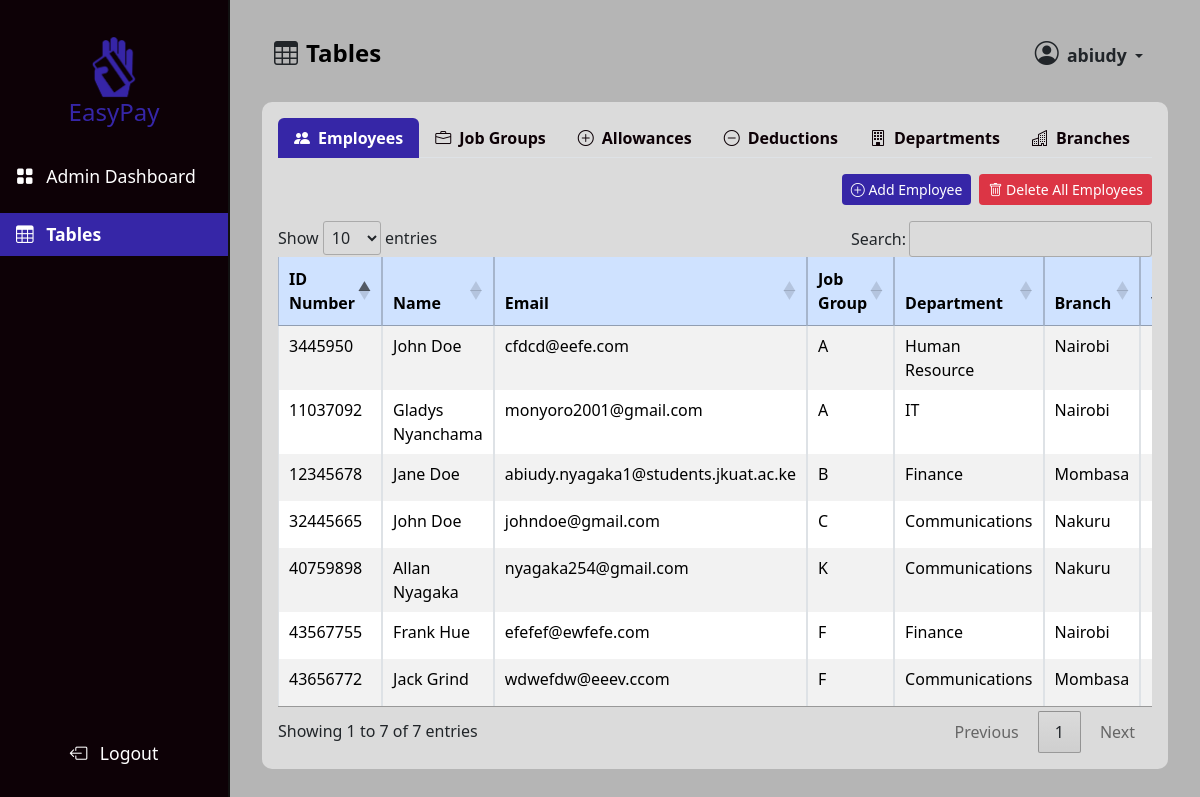
Screenshot of /admin_tables/ (signed in) with the database file from the repository.
### management/models.py (models this page shows, shortened)
class Employee(models.Model):
    id_number = models.CharField(max_length=100, unique=True)
    first_name = models.CharField(max_length=50)
    last_name = models.CharField(max_length=50)
    email = models.EmailField(unique=True)
    job_group = models.ForeignKey(JobGroup, on_delete=models.SET_NULL, null=True)
    department = models.ForeignKey(Department, on_delete=models.SET_NULL, null=True)
    branch = models.ForeignKey(Branch, on_delete=models.SET_NULL, null=True)
    verified = models.BooleanField(default=False)
    user = models.OneToOneField(User, null=True, blank=True, on_delete=models.CASCADE)

class JobGroup(models.Model):
    name = models.CharField(max_length=100)
    base_salary = models.DecimalField(max_digits=11, decimal_places=2, default=0)
    allowances = models.ManyToManyField(
        Allowance, through="JobGroupAllowance", related_name="job_groups"
    )
    deductions = models.ManyToManyField(
        Deduction, through="JobGroupDeduction", related_name="job_groups"
    )

class Department(models.Model):
    name = models.CharField(max_length=100)

class Branch(models.Model):
    name = models.CharField(max_length=100)
    address = models.CharField(max_length=255)

### management/views.py (the view)
# urls.py: path("admin_tables/", management_views.admin_tables, name="admin_tables"),
def admin_tables(request):
    employees = Employee.objects.select_related(
        "job_group", "department", "branch"
    ).all()
    job_groups = JobGroup.objects.all()
    departments = Department.objects.all()
    branches = Branch.objects.all()
    users = User.objects.all()
    allowances = Allowance.objects.all()
    deductions = Deduction.objects.all()
    job_group_data = []
    for job_group in job_groups:
        job_group_id = job_group.id
        job_group_allowances = JobGroupAllowance.objects.filter(job_group=job_group)
        job_group_deductions = JobGroupDeduction.objects.filter(job_group=job_group)
        job_group_data.append(
            {
                "job_group_id": job_group_id,
                "job_group": job_group,
                "job_group_allowances": job_group_allowances,
                "job_group_deductions": job_group_deductions,
            }
        )
    department_form = DepartmentForm()
    context = {
        "employees": employees,
        "job_groups": job_groups,
        "job_group_data": job_group_data,
        "departments": departments,
        "branches": branches,
        "users": users,
        "allowances": allowances,
        "deductions": deductions,
        "department_form": department_form,
    }
    return render(request, "layouts/admin_tables.html", context)

### management/forms.py
class DepartmentForm(forms.ModelForm):
    class Meta:
        model = Department
        fields = ["name"]
    def __init__(self, *args, **kwargs):
        super().__init__(*args, **kwargs)
        self.helper = FormHelper()
        self.helper.form_show_labels = False  # Hide traditional labels
        self.helper.layout = Layout(
            FloatingField("name"),  # Floating label for the 'name' field
        )

### management/templates/layouts/admin_tables.html (shortened to what this page needs)
{% extends "layouts/admin_dashboard_layout.html" %}
{% load humanize %}
{% load static %}
{% block content %}
  <div class="container-fluid">
    <main class="main-content">
      <nav class="navbar navbar-expand-lg dash-nav mb-2">
        <div class="container-fluid">
          <i class="bi bi-table me-2" style="font-size: 1.5rem"></i>
          <h1 class="navbar-brand fw-bold mb-0" style="font-size: 1.5rem">Tables</h1>
          <div class="collapse navbar-collapse" id="navbarNav">
            <ul class="navbar-nav ms-auto">
              <li class="nav-item">
                <div class="dropdown">
                  <button class="btn dropdown-toggle"
                          type="button"
                          data-bs-toggle="dropdown"
                          aria-expanded="false">
                    <i class="bi bi-person-circle me-1" style="font-size: 1.5rem"></i>
                    <span class="fw-bold" style="font-size: 1.1rem;">{{ user.username }}</span>
                  </button>
                </div>
              </li>
            </ul>
          </div>
        </div>
      </nav>
      <div class="card mt-2">
        <div class="card-body">
          <ul class="nav nav-tabs" id="tablesTab" role="tablist">
            <li class="nav-item" role="presentation">
              <a class="nav-link active"
                 id="employees-tab"
                 data-bs-toggle="tab"
                 href="#employees"
                 role="tab"
                 aria-controls="employees"
                 aria-selected="true"><i class="bi bi-people-fill me-2"></i>Employees</a>
            </li>
            <li class="nav-item" role="presentation">
              <a class="nav-link"
                 id="job-groups-tab"
                 data-bs-toggle="tab"
                 href="#job-groups"
                 role="tab"
                 aria-controls="job-groups"
                 aria-selected="false"><i class="bi bi-briefcase me-2"></i>Job Groups</a>
            </li>
            <li class="nav-item" role="presentation">
              <a class="nav-link"
                 id="allowances-tab"
                 data-bs-toggle="tab"
                 href="#allowances"
                 role="tab"
                 aria-controls="allowances"
                 aria-selected="false"><i class="bi bi-plus-circle me-2"></i>Allowances</a>
            </li>
            <li class="nav-item" role="presentation">
              <a class="nav-link"
                 id="deductions-tab"
                 data-bs-toggle="tab"
                 href="#deductions"
                 role="tab"
                 aria-controls="deductions"
                 aria-selected="false"><i class="bi bi-dash-circle me-2"></i>Deductions</a>
            </li>
            <li class="nav-item" role="presentation">
              <a class="nav-link"
                 id="departments-tab"
                 data-bs-toggle="tab"
                 href="#departments"
                 role="tab"
                 aria-controls="departments"
                 aria-selected="false"><i class="bi bi-building me-2"></i>Departments</a>
            </li>
            <li class="nav-item" role="presentation">
              <a class="nav-link"
                 id="branches-tab"
                 data-bs-toggle="tab"
                 href="#branches"
                 role="tab"
                 aria-controls="branches"
                 aria-selected="false"><i class="bi bi-buildings me-2"></i>Branches</a>
            </li>
          </ul>
          <div class="tab-content mt-3" id="tablesTabContent">
            {% include "tables/employees_table.html" %}
          </div>
        </div>
      </div>
    </main>
  </div>
{% endblock content %}

### management/templates/tables/employees_table.html (shortened to what this page needs)
<div class="tab-pane fade show active table-responsive"
     id="employees"
     role="tabpanel"
     aria-labelledby="employees-tab">
  <div class="d-flex justify-content-end mb-3 gap-2">
    <button class="btn btn-sm text-white"
            data-bs-toggle="modal"
            data-bs-target="#addEmployeeModal"
            style="background-color: #3626a7">
      <i class="bi bi-plus-circle"></i> Add Employee
    </button>
    <button class="btn btn-sm text-white bg-danger"
            data-bs-toggle="modal"
            data-bs-target="#deleteAllEmployeesModal">
      <i class="bi bi-trash"></i> Delete All Employees
    </button>
  </div>
  <table id="employeesTable"
         class="table table-bordered table-striped table-hover">
    <thead class="table-primary">
      <tr>
        <th class="text-start">ID Number</th>
        <th class="text-start">Name</th>
        <th class="text-start">Email</th>
        <th class="text-start">Job Group</th>
        <th class="text-start">Department</th>
        <th class="text-start">Branch</th>
        <th class="text-start">Verified</th>
      </tr>
    </thead>
    <tbody>
      {% for employee in employees %}
        <tr>
          <td class="text-start">{{ employee.id_number }}</td>
          <td class="text-start">{{ employee.first_name }} {{ employee.last_name }}</td>
          <td class="text-start">{{ employee.email }}</td>
          <td class="text-start">{{ employee.job_group.name }}</td>
          <td class="text-start">{{ employee.department.name }}</td>
          <td class="text-start">{{ employee.branch.name }}</td>
          <td>
          </td>
        </tr>
      {% endfor %}
    </tbody>
  </table>
</div>

### main/static/css/dashboard.css (style rules this page uses)
body { background-color: #b5b5b5; }
a { text-decoration: none; }
.nav-link.active { background-color: #3626a7; color: white; font-weight: bold; position: relative; }
.main-content { margin-left: 230px; padding: 20px; flex-grow: 1; display: flex; flex-direction: column; }
.dash-nav { width: 100%; }
.card { flex: 1; display: flex; flex-direction: column; justify-content: space-between; height: 100%; border-radius: 10px; border: none; background-color: #dbdbdb; }
.card-body { display: flex; flex-direction: column; height: 100%; text-align: center; }
.nav-tabs .nav-link { background-color: transparent; color: #0d0106; border: none; font-weight: 600; transition: all 0.3s ease; }
.nav-tabs .nav-link.active { background-color: #3626a7; color: #ffffff; }

### rows the page displays
Employee: id_number "40759898", first_name "Allan", last_name "Nyagaka", email "nyagaka254@gmail.com", job_group.name "K", department.name "Communications", branch.name "Nakuru"
Employee: id_number "12345678", first_name "Jane", last_name "Doe", email "abiudy.nyagaka1@students.jkuat.ac.ke", job_group.name "B", department.name "Finance", branch.name "Mombasa"
Employee: id_number "32445665", first_name "John", last_name "Doe", email "johndoe@gmail.com", job_group.name "C", department.name "Communications", branch.name "Nakuru"
Employee: id_number "11037092", first_name "Gladys", last_name "Nyanchama", email "monyoro2001@gmail.com", job_group.name "A", department.name "IT", branch.name "Nairobi"
Employee: id_number "3445950", first_name "John", last_name "Doe", email "cfdcd@eefe.com", job_group.name "A", department.name "Human Resource", branch.name "Nairobi"
Employee: id_number "43567755", first_name "Frank", last_name "Hue", email "efefef@ewfefe.com", job_group.name "F", department.name "Finance", branch.name "Nairobi"
Employee: id_number "43656772", first_name "Jack", last_name "Grind", email "wdwefdw@eeev.ccom", job_group.name "F", department.name "Communications", branch.name "Mombasa"

### other values shown
{{ user.username }} "abiudy"
